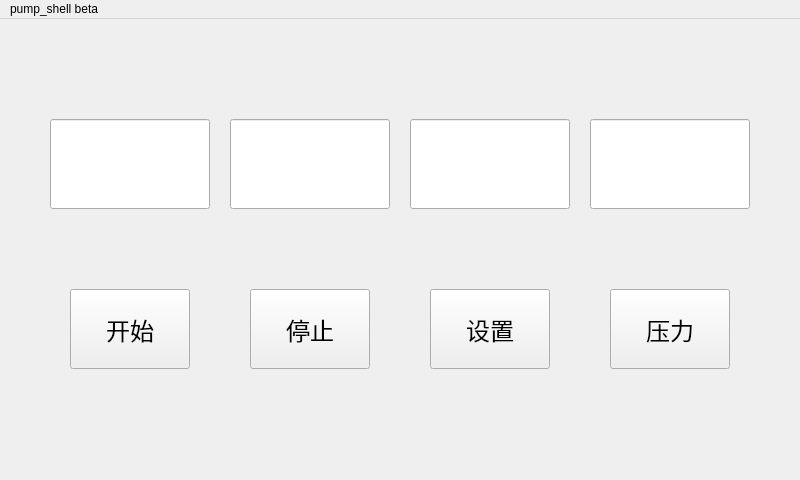
<?xml version="1.0" encoding="UTF-8"?>
<ui version="4.0">
 <class>pump_shell</class>
 <widget class="QMainWindow" name="pump_shell">
  <property name="geometry">
   <rect>
    <x>0</x>
    <y>0</y>
    <width>800</width>
    <height>480</height>
   </rect>
  </property>
  <property name="cursor">
   <cursorShape>OpenHandCursor</cursorShape>
  </property>
  <property name="windowTitle">
   <string>pump_shell</string>
  </property>
  <widget class="QWidget" name="centralWidget">
   <widget class="QPushButton" name="START">
    <property name="geometry">
     <rect>
      <x>70</x>
      <y>270</y>
      <width>120</width>
      <height>80</height>
     </rect>
    </property>
    <property name="font">
     <font>
      <pointsize>18</pointsize>
     </font>
    </property>
    <property name="cursor">
     <cursorShape>OpenHandCursor</cursorShape>
    </property>
    <property name="text">
     <string>开始</string>
    </property>
   </widget>
   <widget class="QPushButton" name="STOP">
    <property name="geometry">
     <rect>
      <x>250</x>
      <y>270</y>
      <width>120</width>
      <height>80</height>
     </rect>
    </property>
    <property name="font">
     <font>
      <pointsize>18</pointsize>
     </font>
    </property>
    <property name="cursor">
     <cursorShape>OpenHandCursor</cursorShape>
    </property>
    <property name="text">
     <string>停止</string>
    </property>
   </widget>
   <widget class="QLineEdit" name="HEATBEAT">
    <property name="geometry">
     <rect>
      <x>50</x>
      <y>100</y>
      <width>160</width>
      <height>90</height>
     </rect>
    </property>
    <property name="cursor">
     <cursorShape>BlankCursor</cursorShape>
    </property>
   </widget>
   <widget class="QLineEdit" name="CNT">
    <property name="geometry">
     <rect>
      <x>230</x>
      <y>100</y>
      <width>160</width>
      <height>90</height>
     </rect>
    </property>
    <property name="cursor">
     <cursorShape>BlankCursor</cursorShape>
    </property>
   </widget>
   <widget class="QLineEdit" name="COMP_RATIO">
    <property name="geometry">
     <rect>
      <x>410</x>
      <y>100</y>
      <width>160</width>
      <height>90</height>
     </rect>
    </property>
    <property name="cursor">
     <cursorShape>BlankCursor</cursorShape>
    </property>
   </widget>
   <widget class="QLineEdit" name="VOLUME">
    <property name="geometry">
     <rect>
      <x>590</x>
      <y>100</y>
      <width>160</width>
      <height>90</height>
     </rect>
    </property>
    <property name="cursor">
     <cursorShape>BlankCursor</cursorShape>
    </property>
   </widget>
   <widget class="QPushButton" name="SET">
    <property name="geometry">
     <rect>
      <x>430</x>
      <y>270</y>
      <width>120</width>
      <height>80</height>
     </rect>
    </property>
    <property name="font">
     <font>
      <pointsize>18</pointsize>
     </font>
    </property>
    <property name="cursor">
     <cursorShape>OpenHandCursor</cursorShape>
    </property>
    <property name="text">
     <string>设置</string>
    </property>
   </widget>
   <widget class="QPushButton" name="PRESSURE">
    <property name="geometry">
     <rect>
      <x>610</x>
      <y>270</y>
      <width>120</width>
      <height>80</height>
     </rect>
    </property>
    <property name="font">
     <font>
      <pointsize>18</pointsize>
     </font>
    </property>
    <property name="cursor">
     <cursorShape>OpenHandCursor</cursorShape>
    </property>
    <property name="text">
     <string>压力</string>
    </property>
   </widget>
  </widget>
  <widget class="QMenuBar" name="menuBar">
   <property name="geometry">
    <rect>
     <x>0</x>
     <y>0</y>
     <width>800</width>
     <height>25</height>
    </rect>
   </property>
   <widget class="QMenu" name="menuPump_shell_beta">
    <property name="cursor">
     <cursorShape>OpenHandCursor</cursorShape>
    </property>
    <property name="title">
     <string>pump_shell beta</string>
    </property>
   </widget>
   <addaction name="menuPump_shell_beta"/>
  </widget>
 </widget>
 <layoutdefault spacing="6" margin="11"/>
 <resources/>
 <connections/>
</ui>
